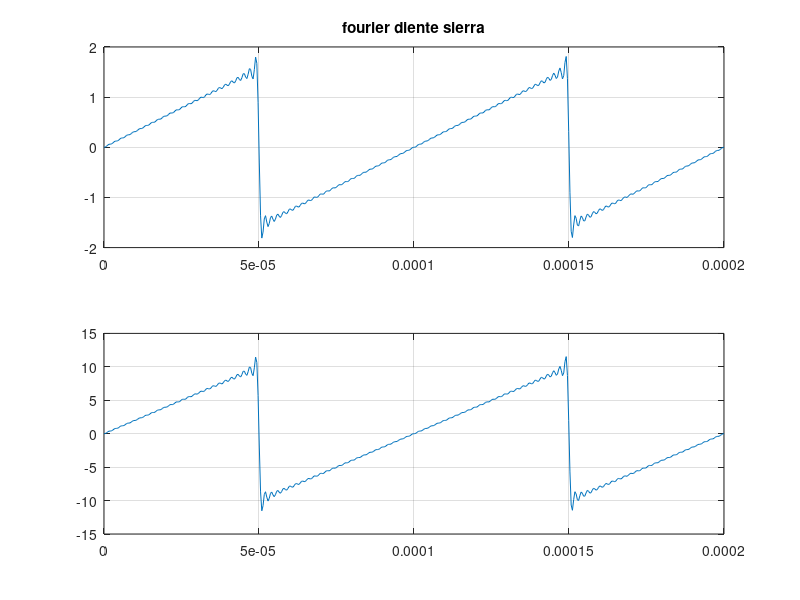

This chart was generated by the following MATLAB code:
clc 
clear global
close all

%------- INPUT -------
f=10e3;
cant_periodos=2;
amplitud=10;
componente_frecuencia=50;
resolucion=500;

%------- PROCESS------
t=linspace(0,cant_periodos/f,resolucion);
diente = 0;
for n=1:componente_frecuencia

    diente = diente + ((-1)^(n+1))*(1/n)*sin(2*pi*n*f*t);
end
diente_ft =((2*amplitud/pi))*diente;

%------- OUTPUT ------

figure (1)
subplot(2,1,1)
plot(t,diente)
grid on
title('fourier diente sierra')
subplot(2,1,2)
plot(t,diente_ft)
grid on
